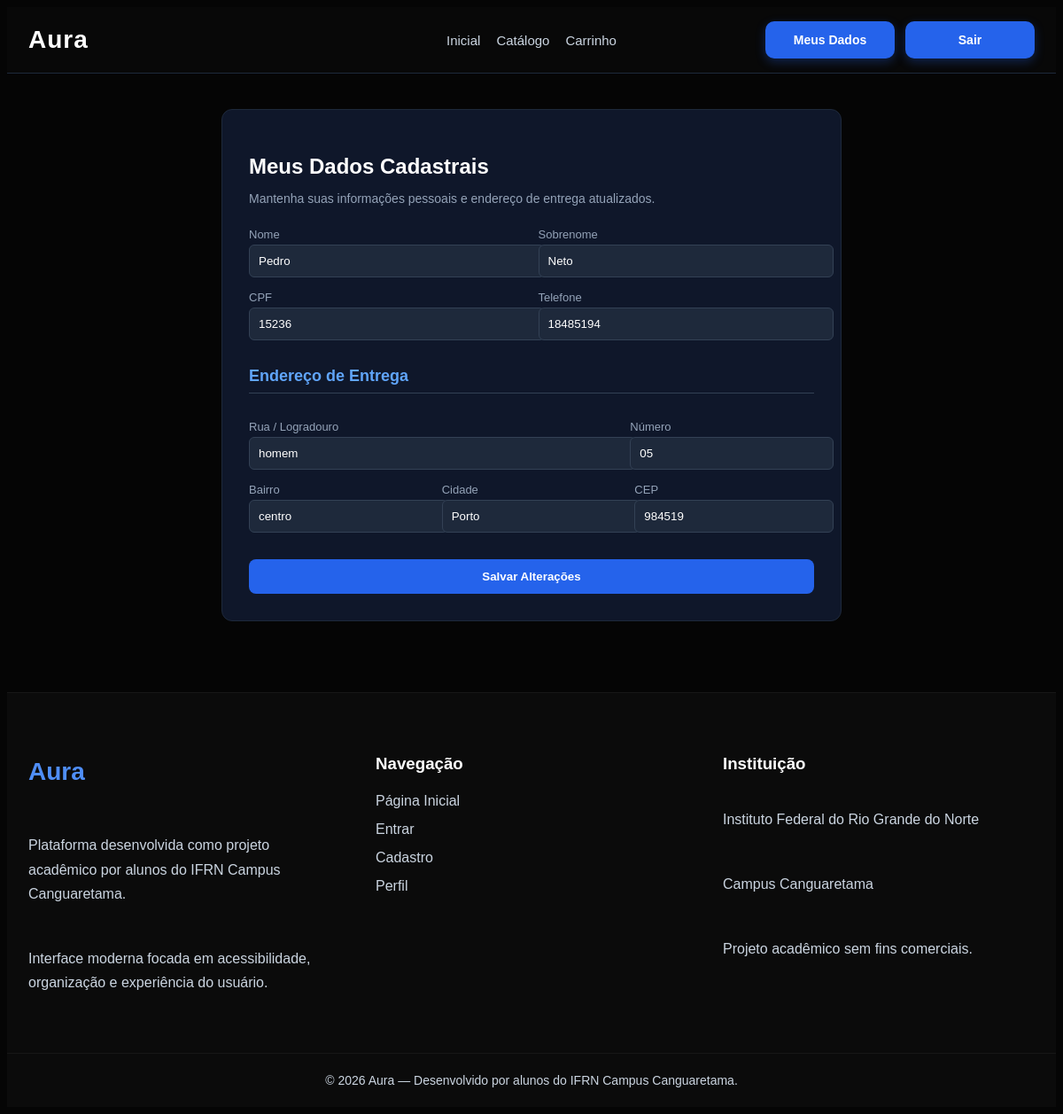
Page /meus_dados/ (signed in) on the committed database.
### usuarios/models.py (models this page shows, shortened)
class Cliente(models.Model):
    usuario = models.OneToOneField(
        User,
        on_delete=models.CASCADE,
        related_name="cliente",
        null=True,
        blank=True
    )
    nome = models.CharField("Nome", max_length=120)
    sobrenome = models.CharField("Sobrenome", max_length=120, blank=True, default="")
    email = models.EmailField("E-mail", unique=True)
    senha = models.CharField("Senha", max_length=128)
    telefone = models.CharField("Telefone", max_length=20, blank=True, default="")
    sexo = models.CharField("Sexo", max_length=1, blank=True, default="")
    data_nascimento = models.DateField("Data de Nascimento", null=True, blank=True)
    cpf = models.CharField("CPF", max_length=14, blank=True, default="")

class Endereco(models.Model):
    cliente = models.ForeignKey(
        Cliente,
        on_delete=models.CASCADE,
        related_name="enderecos"
    )
    rua = models.CharField("Rua", max_length=45)
    numero = models.CharField("Número", max_length=10, blank=True, default="")
    complemento = models.CharField("Complemento", max_length=60, blank=True, default="")
    bairro = models.CharField("Bairro", max_length=60, blank=True, default="")
    cidade = models.CharField("Cidade", max_length=45)
    estado = models.CharField("Estado", max_length=45)
    cep = models.CharField("CEP", max_length=20)

### usuarios/views.py (the view, shortened to what this page needs)
# urls.py: path('meus_dados/', meus_dados, name='meus_dados'),
@login_required
def meus_dados(request):
    cliente = Cliente.objects.filter(usuario=request.user).first()
    endereco = Endereco.objects.filter(cliente=cliente).first() if cliente else None
    context = {
        'cliente': cliente,
        'endereco': endereco,
        'pagina': 'meus_dados'
    }
    return render(request, 'privado/meus_dados.html', context)

### usuarios/templates/privado/meus_dados.html (shortened to what this page needs)
{% extends 'base.html' %}
{% load static %}
{% block conteudo %}
<main class="container" style="max-width: 700px; margin: 40px auto; padding: 0 20px;">
  <section style="background: #0f172a; padding: 30px; border-radius: 12px; border: 1px solid #1e293b; color: #fff;">
    <h1 style="font-size: 24px; color: #fff; margin-bottom: 8px;">Meus Dados Cadastrais</h1>
    <p style="color: #94a3b8; font-size: 14px; margin-bottom: 25px;">Mantenha suas informações pessoais e endereço de entrega atualizados.</p>
    <form method="POST" style="display: flex; flex-direction: column; gap: 15px;">
      <div style="display: grid; grid-template-columns: 1fr 1fr; gap: 15px;">
        <div>
          <label style="display: block; color: #94a3b8; font-size: 13px; margin-bottom: 4px;" for="id_nome">Nome</label>
          <input type="text" id="id_nome" name="nome" value="{{ cliente.nome|default:'' }}" required style="width: 100%; padding: 10px; background: #1e293b; border: 1px solid #334155; border-radius: 6px; color: #fff;">
        </div>
        <div>
          <label style="display: block; color: #94a3b8; font-size: 13px; margin-bottom: 4px;" for="id_sobrenome">Sobrenome</label>
          <input type="text" id="id_sobrenome" name="sobrenome" value="{{ cliente.sobrenome|default:'' }}" required style="width: 100%; padding: 10px; background: #1e293b; border: 1px solid #334155; border-radius: 6px; color: #fff;">
        </div>
      </div>
      <div style="display: grid; grid-template-columns: 1fr 1fr; gap: 15px;">
        <div>
          <label style="display: block; color: #94a3b8; font-size: 13px; margin-bottom: 4px;" for="id_cpf">CPF</label>
          <input type="text" id="id_cpf" name="cpf" value="{{ cliente.cpf|default:'' }}" style="width: 100%; padding: 10px; background: #1e293b; border: 1px solid #334155; border-radius: 6px; color: #fff;">
        </div>
        <div>
          <label style="display: block; color: #94a3b8; font-size: 13px; margin-bottom: 4px;" for="id_telefone">Telefone</label>
          <input type="text" id="id_telefone" name="telefone" value="{{ cliente.telefone|default:'' }}" style="width: 100%; padding: 10px; background: #1e293b; border: 1px solid #334155; border-radius: 6px; color: #fff;">
        </div>
      </div>
      <h2 style="font-size: 18px; color: #60a5fa; margin-top: 15px; border-bottom: 1px solid #334155; padding-bottom: 8px;">Endereço de Entrega</h2>
      <div style="display: grid; grid-template-columns: 2fr 1fr; gap: 15px;">
        <div>
          <label style="display: block; color: #94a3b8; font-size: 13px; margin-bottom: 4px;" for="id_rua">Rua / Logradouro</label>
          <input type="text" id="id_rua" name="rua" value="{{ endereco.rua|default:'' }}" style="width: 100%; padding: 10px; background: #1e293b; border: 1px solid #334155; border-radius: 6px; color: #fff;">
        </div>
        <div>
          <label style="display: block; color: #94a3b8; font-size: 13px; margin-bottom: 4px;" for="id_numero">Número</label>
          <input type="text" id="id_numero" name="numero" value="{{ endereco.numero|default:'' }}" style="width: 100%; padding: 10px; background: #1e293b; border: 1px solid #334155; border-radius: 6px; color: #fff;">
        </div>
      </div>
      <div style="display: grid; grid-template-columns: 1fr 1fr 1fr; gap: 15px;">
        <div>
          <label style="display: block; color: #94a3b8; font-size: 13px; margin-bottom: 4px;" for="id_bairro">Bairro</label>
          <input type="text" id="id_bairro" name="bairro" value="{{ endereco.bairro|default:'' }}" style="width: 100%; padding: 10px; background: #1e293b; border: 1px solid #334155; border-radius: 6px; color: #fff;">
        </div>
        <div>
          <label style="display: block; color: #94a3b8; font-size: 13px; margin-bottom: 4px;" for="id_cidade">Cidade</label>
          <input type="text" id="id_cidade" name="cidade" value="{{ endereco.cidade|default:'' }}" style="width: 100%; padding: 10px; background: #1e293b; border: 1px solid #334155; border-radius: 6px; color: #fff;">
        </div>
        <div>
          <label style="display: block; color: #94a3b8; font-size: 13px; margin-bottom: 4px;" for="id_cep">CEP</label>
          <input type="text" id="id_cep" name="cep" value="{{ endereco.cep|default:'' }}" style="width: 100%; padding: 10px; background: #1e293b; border: 1px solid #334155; border-radius: 6px; color: #fff;">
        </div>
      </div>
      <button type="submit" style="margin-top: 15px; background: #2563eb; color: #fff; padding: 12px; border: none; border-radius: 8px; font-weight: 600; cursor: pointer;">
        Salvar Alterações
      </button>
    </form>
  </section>
</main>
{% endblock %}

### static/assets/css/base.css (style rules this page uses)
body { font-family: Arial, sans-serif; background: #050505; color: white; }

### rows in the picture
Cliente: nome "Pedro", sobrenome "Neto", cpf "15236", telefone "18485194"
Endereco: rua "homem", numero "05", bairro "centro", cidade "Porto", cep "984519"
